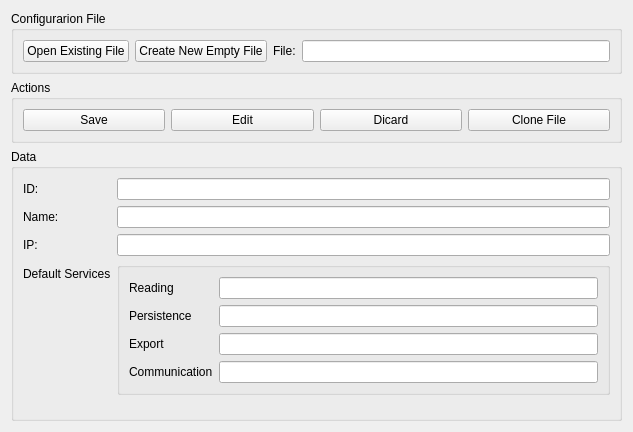
<?xml version="1.0" encoding="UTF-8"?>
<ui version="4.0">
 <class>TabRaspberryConfiguration</class>
 <widget class="QWidget" name="TabRaspberryConfiguration">
  <property name="geometry">
   <rect>
    <x>0</x>
    <y>0</y>
    <width>633</width>
    <height>432</height>
   </rect>
  </property>
  <property name="windowTitle">
   <string>Form</string>
  </property>
  <layout class="QVBoxLayout" name="verticalLayout">
   <item>
    <widget class="QGroupBox" name="groupBox">
     <property name="sizePolicy">
      <sizepolicy hsizetype="Preferred" vsizetype="Fixed">
       <horstretch>0</horstretch>
       <verstretch>0</verstretch>
      </sizepolicy>
     </property>
     <property name="title">
      <string>Configurarion File</string>
     </property>
     <layout class="QGridLayout" name="gridLayout">
      <item row="1" column="2">
       <widget class="QPushButton" name="btCreateNewEmptyFile">
        <property name="text">
         <string>Create New Empty File</string>
        </property>
       </widget>
      </item>
      <item row="1" column="0">
       <widget class="QPushButton" name="btOpenExistingFile">
        <property name="text">
         <string>Open Existing File</string>
        </property>
       </widget>
      </item>
      <item row="1" column="3">
       <widget class="QLabel" name="label_4">
        <property name="text">
         <string>File:</string>
        </property>
       </widget>
      </item>
      <item row="1" column="4">
       <widget class="QLineEdit" name="leFile"/>
      </item>
     </layout>
    </widget>
   </item>
   <item>
    <widget class="QGroupBox" name="groupBox_3">
     <property name="sizePolicy">
      <sizepolicy hsizetype="Preferred" vsizetype="Fixed">
       <horstretch>0</horstretch>
       <verstretch>0</verstretch>
      </sizepolicy>
     </property>
     <property name="title">
      <string>Actions</string>
     </property>
     <layout class="QHBoxLayout" name="horizontalLayout_2">
      <item>
       <widget class="QPushButton" name="btSave">
        <property name="text">
         <string>Save</string>
        </property>
       </widget>
      </item>
      <item>
       <widget class="QPushButton" name="btEdit">
        <property name="text">
         <string>Edit</string>
        </property>
       </widget>
      </item>
      <item>
       <widget class="QPushButton" name="btDiscard">
        <property name="text">
         <string>Dicard</string>
        </property>
       </widget>
      </item>
      <item>
       <widget class="QPushButton" name="btCloneFile">
        <property name="text">
         <string>Clone File</string>
        </property>
       </widget>
      </item>
     </layout>
    </widget>
   </item>
   <item>
    <widget class="QGroupBox" name="groupBox_2">
     <property name="title">
      <string>Data</string>
     </property>
     <layout class="QFormLayout" name="formLayout">
      <item row="0" column="0">
       <widget class="QLabel" name="label">
        <property name="text">
         <string>ID:</string>
        </property>
       </widget>
      </item>
      <item row="0" column="1">
       <widget class="QLineEdit" name="leDataID"/>
      </item>
      <item row="1" column="0">
       <widget class="QLabel" name="label_2">
        <property name="text">
         <string>Name:</string>
        </property>
       </widget>
      </item>
      <item row="1" column="1">
       <widget class="QLineEdit" name="leDataName"/>
      </item>
      <item row="2" column="0">
       <widget class="QLabel" name="label_3">
        <property name="text">
         <string>IP:</string>
        </property>
       </widget>
      </item>
      <item row="2" column="1">
       <widget class="QLineEdit" name="leDataIP"/>
      </item>
      <item row="3" column="1">
       <widget class="QGroupBox" name="groupBox_4">
        <property name="title">
         <string/>
        </property>
        <layout class="QFormLayout" name="formLayout_2">
         <item row="0" column="0">
          <widget class="QLabel" name="label_5">
           <property name="text">
            <string>Reading</string>
           </property>
          </widget>
         </item>
         <item row="0" column="1">
          <widget class="QLineEdit" name="leDataDefaultReading"/>
         </item>
         <item row="1" column="0">
          <widget class="QLabel" name="label_7">
           <property name="text">
            <string>Persistence</string>
           </property>
          </widget>
         </item>
         <item row="2" column="0">
          <widget class="QLabel" name="label_8">
           <property name="text">
            <string>Export</string>
           </property>
          </widget>
         </item>
         <item row="1" column="1">
          <widget class="QLineEdit" name="leDataDefaultPersistence"/>
         </item>
         <item row="2" column="1">
          <widget class="QLineEdit" name="leDataDefaultExport"/>
         </item>
         <item row="3" column="0">
          <widget class="QLabel" name="label_9">
           <property name="text">
            <string>Communication</string>
           </property>
          </widget>
         </item>
         <item row="3" column="1">
          <widget class="QLineEdit" name="leDataDefaultCommunication"/>
         </item>
        </layout>
       </widget>
      </item>
      <item row="3" column="0">
       <widget class="QLabel" name="label_6">
        <property name="text">
         <string>Default Services</string>
        </property>
       </widget>
      </item>
     </layout>
    </widget>
   </item>
  </layout>
 </widget>
 <resources/>
 <connections/>
</ui>
